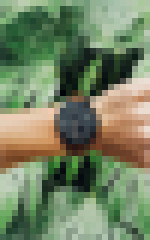
%> input picture images/watch.png, 25 x 40 px (shown 6 times larger)
$ octave TestDispFP.m   (GNU Octave 9; MATLAB toolbox functions it lacks are replaced by stand-ins)
%> lines starting %> are read from the running program, lines starting %| are printed output that depends on the picture
### GreyscaleLuma.m
function greyscale = GreyscaleLuma(image)
% GreyscaleLuma function converts each pixel from an RGB image to a
% greyscale equivalent to create a new image. This is done by applying a
% weighted sum formula using the red, blue and green pixel's intensities
%
% Input:
%   image: An m-by-n-by-3 uint8 array representing an RGB colour image.
% Output:
%   greyscale: An m-by-n-by-1 uint8 array representing a greyscale image.
%
% Author: Gian Mohinani

% Initializing the greyscale image array.
greyscale = zeros(height(image), width(image), "uint8");

% Iterating through each combination of rows and columns in the greyscale
% image array which describes the position of each and every pixel.
for row = 1:height(image)
    for col = 1:width(image)
        % Retrieving the RGB values for the current pixel position
        % iteration and using them in a formula to calculate the greyscale
        % version. This new greyscale pixel will be added to the final
        % image in its corresponding position to the original image.
        RGB = double(image(row, col, :));
        greyscale(row, col) = 0.2126*RGB(1) + 0.7152*RGB(2) + 0.0722*RGB(3);
    end
end

end

### ResizeNearest.m
function resized = ResizeNearest(image, dimensions)
% RESIZENEAREST uses the Nearest Neighbour Interpolation algorithm to
% resize an image to the specified dimensions.
%
% Inputs:
%   image: An m-by-n-by-p uint8 array representing a greyscale (p = 1)
%   or a RGB colour (p = 3) image.
%   dimensions: A 1-by-2 double array containing two values (i, j)
%   representing the desired height and width to resize the image to.
% Output:
%   resized: An m-by-n-by-1 uint8 array representing a greyscale image.
%
% Author: Gian Mohinani

% Storing the original dimensions of an image and the specified dimensions
% it will transfrom to into variables.
[m, n, p] = size(image);
i = dimensions(1);
j = dimensions(2);

% Calculating the row and column ratios by dividing the original number of
% rows/columns in an image array by the new resized image's rows/columns.
row_ratio = m/i;
col_ratio = n/j;

% Converting the original image array to double format for it to be used in
% calculations so it will not prematurely round during intermediate
% results.
image = double(image);

% Initializing the final resized image array which will be i-by-j-by-p.
resized = zeros(i, j, p, "uint8");

% Iterating through each row and column in the resized image array which
% describes the position of each pixel.
for row = 1:i
    for col = 1:j
        % Calculating the relative position of our resized pixel in the
        % original image using the Nearest Neighbour Interpolation
        % algorithm.
        og_row = ceil((row - 0.5) * row_ratio);
        og_col = ceil((col - 0.5) * col_ratio);

        % Assigning the resized image pixels with the original image
        % relative pixel positions.
        resized(row, col, :) = image(og_row, og_col, :);
    end
end

end

### AvgHash.m
function hash = AvgHash(image)
% AVGHASH uses the Average Hashing algorithm to convert an m-by-n greyscale
% image into a hash containing mn bits.
%
% Input:
%   image: An m-by-n uint8 array representing a greyscale image.
% Output:
%   hash: A 1-by-mn logical row vector representing the average hash of
%   the greyscale image.
%
% Author: Gian Mohinani

% Calculating the average pixel by finding the mean of all the pixel's
% greyscale intensity in the image and rounding to the nearest integer.
avg_pixel = round(mean(image, "all"));

% Creating the hash logical row vector by flattening the image array and
% comparing each element of the image array to the average pixel.
image = image.';
hash = (image(:)>=avg_pixel).';

end

### DispFP.m
function DispFP(fp)
% DISPFP displays the image fingerprint in a pretty format on one line by
% grouping the bits into bytes (8 bits) and spacing out each byte using one
% space character.
%
% Input:
%   fp: A 1-by-n logical row vector representing an image fingerprint.
% Output:
%   None
%
% Author: Gian Mohinani

% Initializing an empty string to store the output to be displayed
output = "";

% Iterating through every byte (8 bits) in the fingerprint array
for bit = 1:8:length(fp)
    % Checking if there is a group of 8 bits left to iterate through. If
    % not then the last set of 1s and 0s will not be in a group of 8 but
    % will be added anyway to the output.
    if length(fp) - bit + 1 < 8
        output = output + num2str(fp(bit:end), '%1d');
        break
    end

    % Converting the group of 8 bits in the logical array into a string
    % seperated by no characters.
    byte = num2str(fp(bit:bit+7), '%1d');

    % Adding the byte to the output string with a space character at the
    % end to prepare for adding more bits.
    output = output + byte + " ";
end

% Displaying the grouped output string of bits while removing any trailing
% whitespace and adding a new line character.
fprintf("%s\n", strip(output));

end

### TestDispFP.m
image = imread("images\watch.png");
%> image is the input picture: size 40x25x3 uint8; mean R, G, B 116.1, 131.1, 99.3
nearest_grey_image = ResizeNearest(GreyscaleLuma(image), [8 8]);
%> in ResizeNearest, `image = double(image);`:
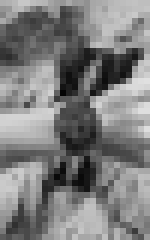
%> image: size 40x25 double (shown 6 times larger); min 4, max 224, mean 125.6
%> after the loop in ResizeNearest, `for row = 1:i`: resized = [162 76 71 60 146 179 181 175; 85 97 99 119 104 181 147 153; 144 150 189 33 119 17 18 195; 108 73 178 150 55 178 156 207; 184 185 175 38 56 113 125 168; 91 162 127 22 12 148 134 84; 184 138 45 162 104 78 165 174; 83 67 104 172 183 174 95 141]
%> nearest_grey_image has the same summary as resized in ResizeNearest
fp = AvgHash(nearest_grey_image);
%> in AvgHash, `avg_pixel = round(mean(image, "all"));`: avg_pixel = 123
%> in AvgHash, `image = image.';`: image = [162 85 144 108 184 91 184 83; 76 97 150 73 185 162 138 67; 71 99 189 178 175 127 45 104; 60 119 33 150 38 22 162 172; 146 104 119 55 56 12 104 183; 179 181 17 178 113 148 78 174; 181 147 18 156 125 134 165 95; 175 153 195 207 168 84 174 141]
%> in AvgHash, `hash = (image(:)>=avg_pixel).';`: hash = 64 logical values, 35 true
%> fp = 64 logical values, 35 true
DispFP(fp)
%> the loop in DispFP, `for bit = 1:8:length(fp)` made 8 passes
%> (byte, output) on passes 1 to 6: ('10001111', '10001111 '), ('00000111', '10001111 00000111 '), ('11100001', '10001111 00000111 11100001 '), ('00110111', '10001111 00000111 11100001 00110111 '), ('11100011', '10001111 00000111 11100001 00110111 11100011 '), ('01100110', '10001111 00000111 11100001 00110111 11100011 01100110 ')
%> byte on passes 7 to 8: '11010011', '00011101'
%| 10001111 00000111 11100001 00110111 11100011 01100110 11010011 00011101

$ run again, with images/Basket1.jpg saved as images/watch.png
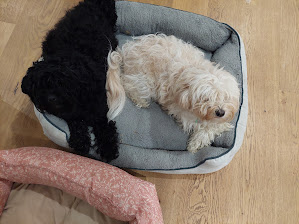
%> input picture images/Basket1.jpg, 299 x 224 px
%> image is the input picture: size 224x299x3 uint8; mean R, G, B 134, 119.5, 106.5
%> after the loop in GreyscaleLuma, `for row = 1:height(image)`:
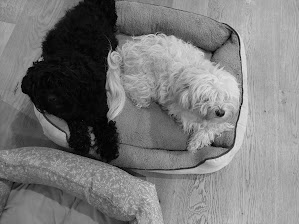
%> greyscale: size 224x299 uint8; min 0, max 229, mean 121.7
%> after the loop in ResizeNearest, `for row = 1:i`: resized = [140 135 17 128 139 167 178 171; 138 15 15 161 193 101 208 175; 136 19 21 128 162 190 221 169; 126 18 9 106 117 173 64 179; 82 91 4 134 102 159 203 187; 120 139 59 128 121 102 183 173; 76 110 143 165 126 110 163 160; 123 125 85 118 149 170 165 176]
%> nearest_grey_image has the same summary as resized in ResizeNearest
%> avg_pixel = 126
%> in AvgHash, `image = image.';`: image = [140 138 136 126 82 120 76 123; 135 15 19 18 91 139 110 125; 17 15 21 9 4 59 143 85; 128 161 128 106 134 128 165 118; 139 193 162 117 102 121 126 149; 167 101 190 173 159 102 110 170; 178 208 221 64 203 183 163 165; 171 175 169 179 187 173 160 176]
%> hash = 64 logical values, 38 true
%> the loop in DispFP, `for bit = 1:8:length(fp)` made 8 passes
%> (byte, output) on passes 1 to 6: ('11011111', '11011111 '), ('10011011', '11011111 10011011 '), ('10011111', '11011111 10011011 10011111 '), ('10000101', '11011111 10011011 10011111 10000101 '), ('00010111', '11011111 10011011 10011111 10000101 00010111 '), ('01010011', '11011111 10011011 10011111 10000101 00010111 01010011 ')
%| 11011111 10011011 10011111 10000101 00010111 01010011 00111011 00001111
